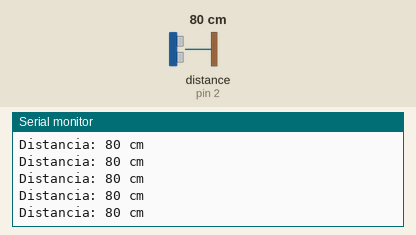
A sketch run on a simulated Arduino Uno, built with avr-gcc and run on an emulated ATmega328P. On the bench: the last lines printed to the serial monitor. Wiring (inferred from the names in the program): ultrasonic range finder: trigger pin 3; echo pin 2. The inputs (shaded band) are chosen by the test bench; at power-on: distance to the obstacle (sensor on pin 2) 80 cm. The echo pulse lasts 58.3 µs per cm.

Above: at 1.7 s.
1.8 s: distance to the obstacle (sensor on pin 2) set to 2 cm
At 2.09 s:
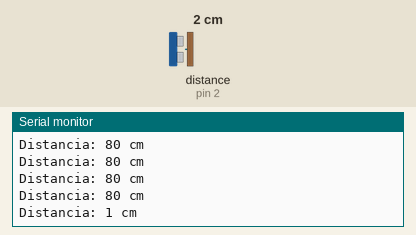
3.3 s: distance to the obstacle (sensor on pin 2) set to 4 cm
At 3.3 s:
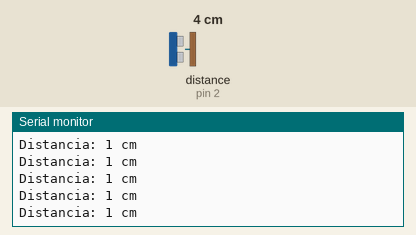
Timing chart, 0 to 6.3 s (numbered marks = the images above; inputs shaded):
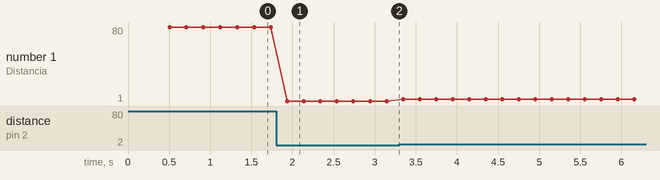

Measured:
- after the input at 1.8 s, the serial monitor: prints a new line after 0.14 s (image 1)
- plotted number 1: 80 → 1 after the input at 1.8 s, 1 → 3 after the input at 3.3 s

The sketch:

teste_sensor_hcsr04.ino
```cpp
/*
  TESTE 2 - HC-SR04

  Ligacao do sensor, olhando a frente dele, da esquerda para a direita:
  VCC -> 5V | TRIG -> D3 | ECHO -> D2 | GND -> GND

  Abra o Monitor Serial em 115200 baud.
*/

const byte TRIG = 3;
const byte ECHO = 2;

unsigned int medirDistanciaCm() {
  digitalWrite(TRIG, LOW);
  delayMicroseconds(3);
  digitalWrite(TRIG, HIGH);
  delayMicroseconds(10);
  digitalWrite(TRIG, LOW);

  const unsigned long duracao = pulseIn(ECHO, HIGH, 25000UL);
  if (duracao == 0) {
    return 0;
  }
  return (unsigned int)(duracao / 58UL);
}

void setup() {
  pinMode(TRIG, OUTPUT);
  pinMode(ECHO, INPUT);
  digitalWrite(TRIG, LOW);
  Serial.begin(115200);
  delay(500);
  Serial.println(F("TESTE HC-SR04 INICIADO"));
}

void loop() {
  const unsigned int distancia = medirDistanciaCm();

  if (distancia == 0) {
    Serial.println(F("SEM ECO - revise VCC/TRIG/ECHO/GND"));
  } else {
    Serial.print(F("Distancia: "));
    Serial.print(distancia);
    Serial.println(F(" cm"));
  }

  delay(200);
}
```
